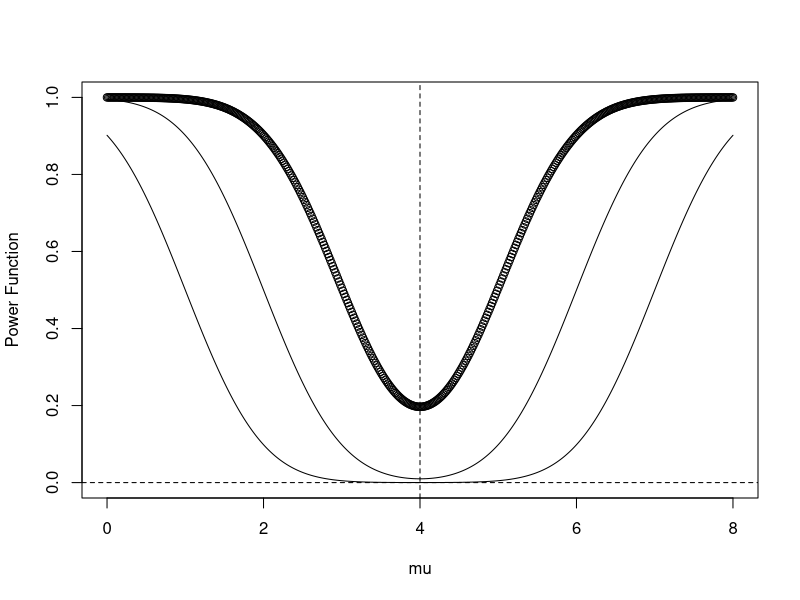

R code for this plot:
#Define Variable
#Sequence of parameter, here varaince is known and unknown mean from normal distribution
mu=seq(0,8,length=500)
munot=4
c=1
n=15
#Saving file in your computer as image, you can make it publication quality by changing other parameter

png(filename = 'powerfunction.png', width = 480, height = 480, units = "px", bg = "white")
#Polot function will generate 2-d plot you can speicify other things such as line color, line type, look for ?plot in R console 
plot(mu, 1-pnorm(sqrt(n)*(munot+c-mu)/3)+pnorm(sqrt(n)*(munot-c-mu)/3), ylim = c(0,1), 
     ylab = "Power Function")
#Changing the variable of Rejection region
c=2
#lines function will add additional line plot in the existing plot

lines(mu, 1-pnorm(sqrt(n)*(munot+c-mu)/3)+pnorm(sqrt(n)*(munot-c-mu)/3), ylim = c(0,1))
c=3
lines(mu, 1-pnorm(sqrt(n)*(munot+c-mu)/3)+pnorm(sqrt(n)*(munot-c-mu)/3), ylim = c(0,1))
#abline can be used to more visualization is it one sided or two sided function or not
abline(h=0, v=4, lt=2)
dev.off()
